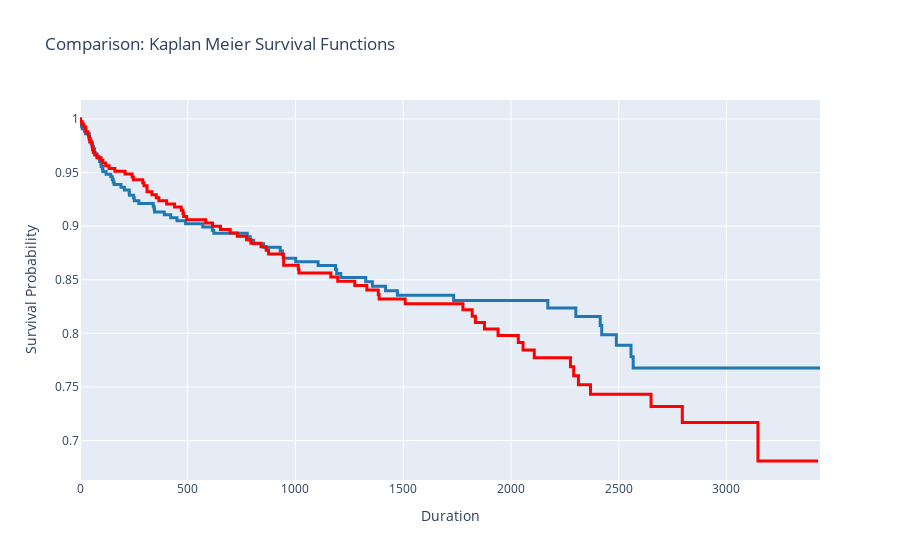

Notebook code for this chart:
### Markdown cell above
## Log Rank Test

### Code cell
# create two groups artificially
df['status'] = np.random.randint(0,2, df.shape[0])

df0 = df[df['status']==0]
df1 = df[df['status']==1]

kmf = KaplanMeierFitter()
kmf.fit(df0.time, df0.death)

fig = go.Figure()

fig.add_trace(go.Scatter(
    x=kmf.survival_function_.index, y=kmf.survival_function_['KM_estimate'],
    line=dict(shape='hv', width=3, color='rgb(31, 119, 180)'),
    showlegend=False
))

kmf.fit(df1.time, event_observed=df1.death)

fig.add_trace(go.Scatter(
    x=kmf.survival_function_.index, y=kmf.survival_function_['KM_estimate'],
    line=dict(shape='hv', width=3, color='rgb(255,0,0)'),
    showlegend=False
))

fig.update_layout(
    title= "Comparison: Kaplan Meier Survival Functions",
    xaxis_title="Duration",
    yaxis_title="Survival Probability"
)

fig.write_image(path +"/assets/images/comp_surv.png", scale = 5)
fig.show()

### Figure 1 — Plotly figure (JSON) as saved in the notebook; plotly's stock layout.template omitted (floating-point values rounded to 4 significant figures; data arrays with more than 128 entries replaced by an {"elided": "..."} marker saying what was removed)
{"data": [{"line": {"color": "rgb(31, 119, 180)", "shape": "hv", "width": 3}, "showlegend": false, "type": "scatter", "x": {"elided": "365 int values"}, "y": {"elided": "365 float values"}}, {"line": {"color": "rgb(255,0,0)", "shape": "hv", "width": 3}, "showlegend": false, "type": "scatter", "x": {"elided": "361 int values"}, "y": {"elided": "361 float values"}}], "layout": {"title": {"text": "Comparison: Kaplan Meier Survival Functions"}, "xaxis": {"title": {"text": "Duration"}}, "yaxis": {"title": {"text": "Survival Probability"}}}}
